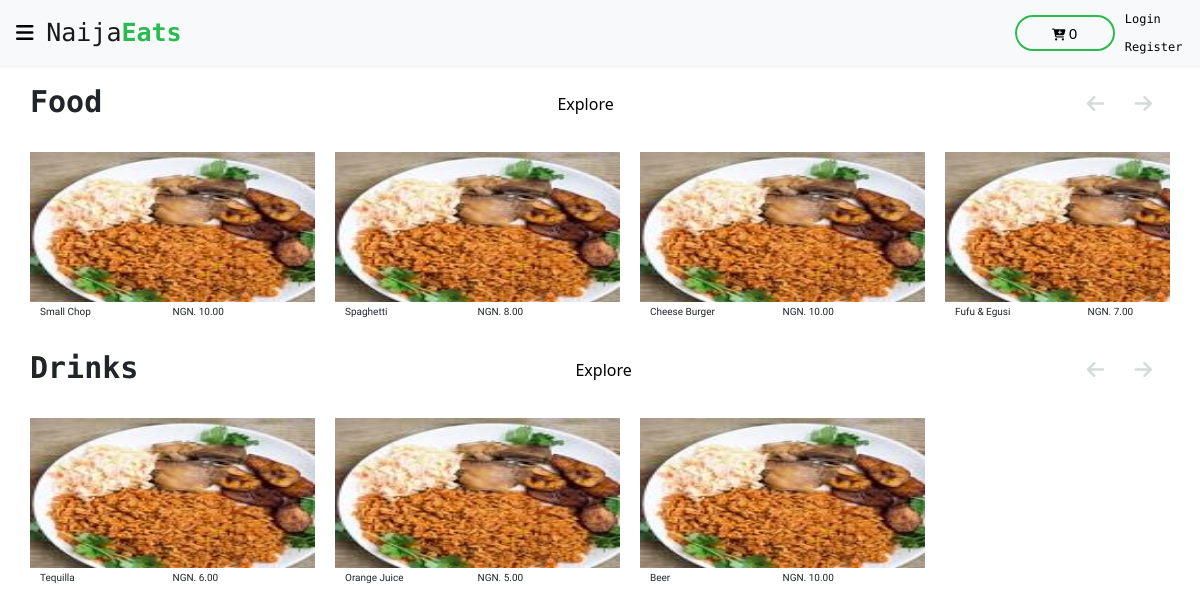
Before: / with the older database file.
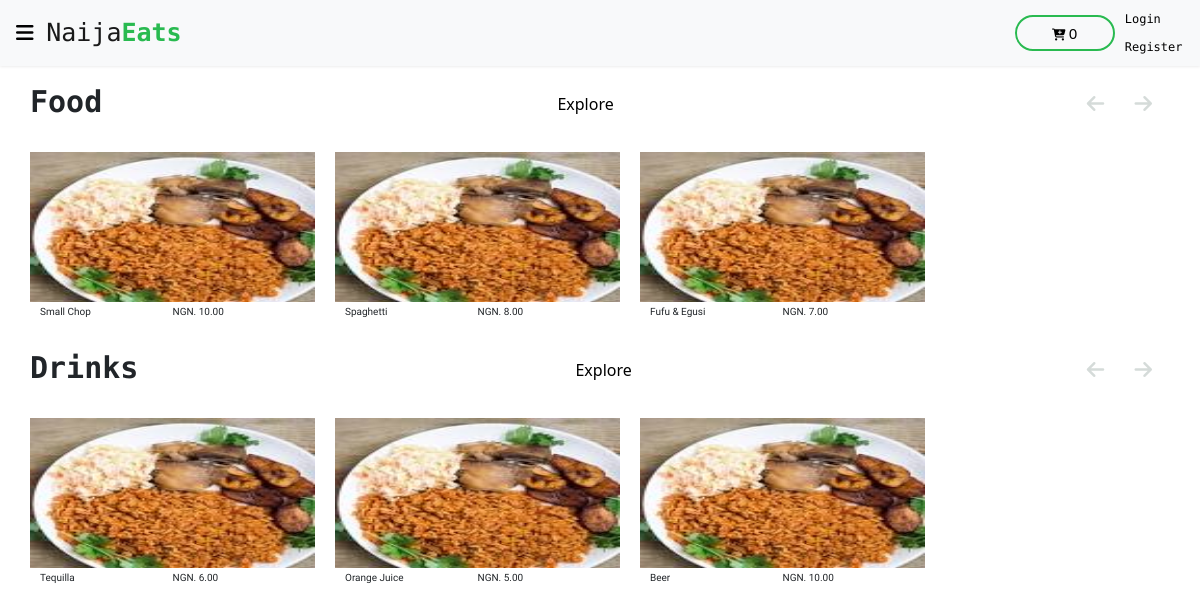
After: the same page with the newer database file.
### app/models/category.py (models this page shows, shortened)
class Category(db.Model):
    id = db.Column(db.String(50), primary_key=True, default=generate_uuid)
    title = db.Column(db.String(30), nullable=False, unique=True)
    menu = db.relationship('MenuItem', backref='category', lazy=True)

### app/models/menu_item.py (models this page shows, shortened)
class MenuItem(db.Model):
    id = db.Column(db.String(50), primary_key=True, default=generate_uuid)
    title = db.Column(db.String(50), nullable=False)
    image_url = db.Column(db.Text, nullable=False,
                          default="../static/images/naijafoods.jpeg")
    description = db.Column(db.Text)
    price = db.Column(db.Numeric(precision=5, scale=2), nullable=False)
    category_id = db.Column(db.String(50), db.ForeignKey('category.id'),
                            nullable=False)
    user_id = db.Column(db.String(50), db.ForeignKey('user.id'),
                        nullable=True)

### app/main/routes.py (the view)
@bp.route('/')
@bp.route('/home/<previous>')
def index(previous=False):
    categories = Category.query.all()
    return render_template('home.html', categories=categories)

### app/templates/home.html (shortened to what this page needs)
{% extends "base.html" %}
{% block content %}
{% include 'home_nav.html' %}
{% for category in categories %}
<section>
    <div class="category-header">
        <h1>{{ category.title }}</h1>
        <a href="{{ url_for('main_bp.display_category', cat_id=category.id )}}">
            Explore
        </a>
        <div class="carousel-btns">
            <i id="left" class="fa-solid fa-arrow-left arrow-{{ category.id }}"></i>
            <i id="right" class="fa-solid fa-arrow-right arrow-{{ category.id }}"></i>
        </div>
    </div>
    <div class="wrapper">
        <div class="carousel" data-category-id="{{ category.id }}">
            {% for menu_item in category.menu %}
            <div class="item">
                <div class="food-card">
                    <img src="{{ menu_item.image_url }}" alt="...">
                    <div class="head">
                        <span>{{ menu_item.title }}</span>
                        <span>NGN. {{ menu_item.price }}</span>
                    </div>
                </div>
            </div>
            {% endfor %}
        </div>
    </div>
</section>
{% endfor %}
{% endblock %}

### app/templates/base.html (shortened to what this page needs)
<!doctype html>
<html lang="en">
<head>
    <link href="https://cdn.jsdelivr.net/npm/bootstrap@5.0.2/dist/css/bootstrap.min.css" rel="stylesheet"
>
    <link rel="stylesheet" href="{{ url_for('static', filename='style/main.css') }}">
    <link rel="stylesheet" href="{{ url_for('static', filename='style/about.css') }}">
    <link rel="stylesheet" href="{{ url_for('static', filename='style/cart.css') }}">
    <link rel="stylesheet" href="{{ url_for('static', filename='style/checkout.css') }}">
    <link rel="stylesheet" href="{{ url_for('static', filename='style/food-carousel.css') }}">
    <link rel="stylesheet" href="{{ url_for('static', filename='style/food-modal.css') }}">
</head>
<body>
    {% block content %}
    {% endblock %}
</body>
</html>

### app/templates/home_nav.html (shortened to what this page needs)
<nav class="navbar fixed-top navbar-light bg-light shadow-sm">
    <div class="container-fluid">
        <div class="brand">
            <a class="btn" data-bs-toggle="offcanvas" href="#AppSideBar" role="button" aria-controls="offcanvasExample">
                <i class="fa-solid fa-bars bars"></i>
            </a>
            <a class="navbar-brand brand-name" href="#">Naija<span>Eats</span></a>
        </div>
        <div class="cart">
            <a class="btn btn-lg btn-cart" id="btn-cart" data-bs-toggle="offcanvas" href="#CartSideBar" role="button"
                aria-controls="offCanvasRight">
                <i class="fa-solid fa-cart-plus"></i>
                <span id="cart-count"></span>
            </a>
            {% if not current_user.is_authenticated%}
            <div class="auth-bar auth-bar-flex">
                <a class="nav-item nav-link" href="{{ url_for('user_bp.login') }}">Login</a>
                <a class="nav-item nav-link" href="{{ url_for('user_bp.register') }}">Register</a>
            </div>
            {% endif %}
        </div>
    </div>
</nav>
<div class="spacer"></div>

### app/static/style/main.css (style rules this page uses)
* { margin: 0; padding: 0; box-sizing: border-box; }
html { font-size: 10px; }
body { position: relative; font-size: 1.6rem; padding: 10px; }
a, a:link, a:visited, a:active { color: black; text-decoration: none; }
.spacer { height: 5.6rem; }
.brand { height: fit-content; }
.brand-name { vertical-align: middle; font-size: 2.5rem; font-weight: 500; font-family: 'Roboto Mono', monospace; }
.brand-name > span { color: #29ba50; font-weight: 700; }
.bars { font-size: 2rem; vertical-align: middle; }
.cart { max-width: 20%; display: flex; justify-content: space-around; align-items: center; }
.btn-cart { border: 2px solid #29ba50; border-radius: 20px; }
.btn-cart > i { font-size: 1.2rem; }
.btn-cart > span { font-size: 1.5rem; }
@media screen and (min-width: 800px) { .btn-cart { width: 10rem; height: 20%; } }
.auth-bar { font-family: 'Roboto Mono', monospace; font-size: 1.2rem; }
.auth-bar a { text-decoration: none; }
.auth-bar-flex { display: flex; flex-direction: column; justify-content: space-between; }

### app/static/style/food-carousel.css (style rules this page uses)
.category-header { display: flex; padding: 10px 20px; flex-direction: row; justify-content: space-between; align-items: center; }
.category-header h1 { font-size: 3rem; font-family: "Roboto Mono", monospace; font-weight: 700; line-height: 1.5; }
.carousel-btns { width: fit-content; padding: 10px; }
.carousel-btns i { background-color: #dfebe7; color: #79827f; font-size: 2rem; padding: 8px; border-radius: 50%; margin-left: 10px; cursor: pointer; display: inline-block; }
.carousel-btns i:first-child { margin-left: 0; }
.wrapper { margin: 10px 20px; height: fit-content; white-space: nowrap; display: flex; justify-content: center; }
.wrapper .carousel { width: 100%; overflow: hidden; cursor: pointer; scroll-behavior: smooth; touch-action: pan-y; font-size: 0; z-index: 2; }
.item { display: inline-block; width: calc(100% / 4); margin-left: 20px; pointer-events: none; }
.item:first-of-type { margin-left: 0; }
.item img { width: 100%; height: 150px; }
.food-card { line-height: 2; }
.food-card .head { display: flex; flex-direction: row; justify-content: space-between; padding: 0 10px; }
.food-card .head span { font-size: 1rem; display: inline-block; width: 50%; font-family: "Sono", sans-serif; }
.disabled { background-color: transparent !important; color: #d5dbd9 !important; }

Changed rows visible on the page:
removed MenuItem: image_url (picture), title "Cheese Burger", price "10.00", shown under Category "Food"
